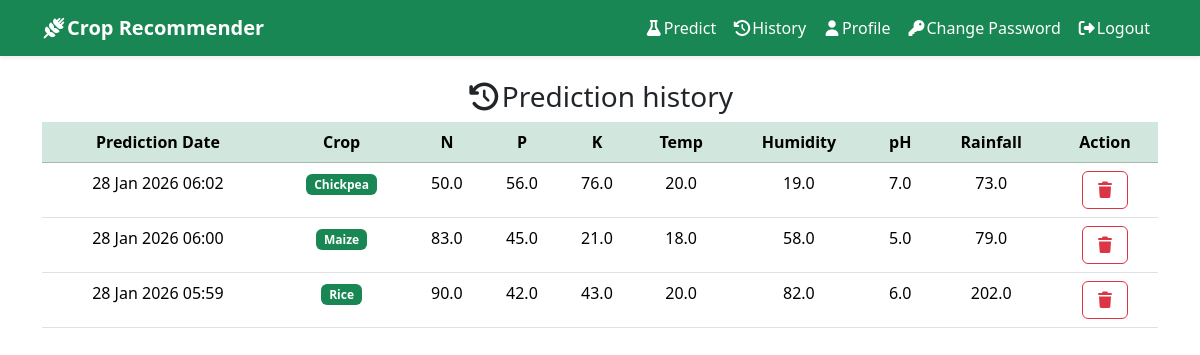
Page /user_history/ (signed in) on the committed database.
### recommender/models.py (models this page shows, shortened)
class Prediction(models.Model):
    user = models.ForeignKey(User,on_delete=models.CASCADE,related_name='predictions')
    N = models.FloatField()
    P = models.FloatField()
    K = models.FloatField()
    temperature = models.FloatField()
    humidity = models.FloatField()
    ph = models.FloatField()
    rainfall = models.FloatField()
    prediction_label=models.CharField(max_length=100)
    created_at = models.DateTimeField(auto_now_add=True)
    class Meta:
        ordering = ['-created_at']

### recommender/views.py (the view)
# urls.py: path('user_history/',user_history_view,name='user_history'),
@login_required
def user_history_view(request):
    prediction = Prediction.objects.filter(user=request.user)
    return render(request,"history.html",locals())

### recommender/templates/history.html (shortened to what this page needs)
 {% extends "base.html" %}
{% load static %}
 {% block content %}
<div class="text-center">
   <h3><i class="fa-solid fa-clock-rotate-left"></i>Prediction history
   </h3>
   <table class="table">
    <thead class="table-success">
        <tr>
            <th>Prediction Date</th>
            <th>Crop</th>
            <th>N</th>
            <th>P</th>
            <th>K</th>
            <th>Temp</th>
            <th>Humidity</th>
            <th>pH</th>
            <th>Rainfall</th>
            <th>Action</th>
        </tr>
    </thead>
    <tbody>
        {% for p in prediction %}
         <tr>
            <td>{{p.created_at|date:"d M Y H:i"}}</td>
            <td><span class="badge bg-success">{{p.prediction_label|title}}</span></td>
            <td>{{p.N}}</td>
            <td>{{p.P}}</td>
            <td>{{p.K}}</td>
            <td>{{p.temperature}}</td>
            <td>{{p.humidity}}</td>
            <td>{{p.ph}}</td>
            <td>{{p.rainfall}}</td>
            <td><a href="{% url 'user_delete_prediction' p.id %}" class="btn btn-outline-danger"
                 onclick="return confirm('Delete this entry? This cannot be undone')">
                <i class="fa-solid fa-trash"></i>
            </a></td>
        </tr>
        {% endfor %}
    </tbody>
   </table>
</div>
{% endblock  %}

### rows in the picture
Prediction: created_at "28 Jan 2026 06:02", prediction_label "Chickpea", N "50.0", P "56.0", K "76.0", temperature "20.0", humidity "19.0", ph "7.0", rainfall "73.0"
Prediction: created_at "28 Jan 2026 06:00", prediction_label "Maize", N "83.0", P "45.0", K "21.0", temperature "18.0", humidity "58.0", ph "5.0", rainfall "79.0"
Prediction: created_at "28 Jan 2026 05:59", prediction_label "Rice", N "90.0", P "42.0", K "43.0", temperature "20.0", humidity "82.0", ph "6.0", rainfall "202.0"
